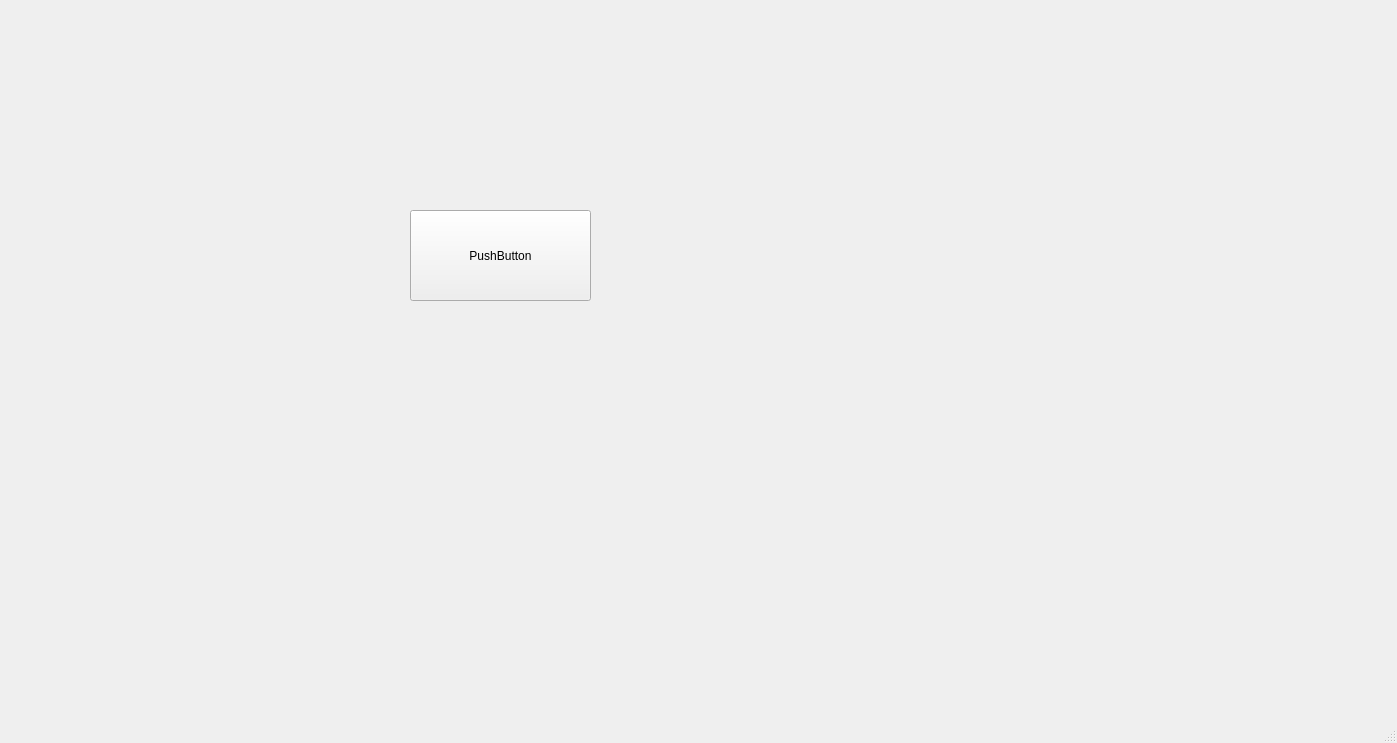
<?xml version="1.0" encoding="UTF-8"?>
<ui version="4.0">
 <class>MainWindow</class>
 <widget class="QMainWindow" name="MainWindow">
  <property name="geometry">
   <rect>
    <x>0</x>
    <y>0</y>
    <width>1397</width>
    <height>743</height>
   </rect>
  </property>
  <property name="windowTitle">
   <string>MainWindow</string>
  </property>
  <widget class="QWidget" name="centralwidget">
   <widget class="QPushButton" name="pushButton">
    <property name="geometry">
     <rect>
      <x>410</x>
      <y>210</y>
      <width>181</width>
      <height>91</height>
     </rect>
    </property>
    <property name="text">
     <string>PushButton</string>
    </property>
   </widget>
  </widget>
  <widget class="QMenuBar" name="menubar">
   <property name="geometry">
    <rect>
     <x>0</x>
     <y>0</y>
     <width>1397</width>
     <height>21</height>
    </rect>
   </property>
  </widget>
  <widget class="QStatusBar" name="statusbar"/>
 </widget>
 <resources/>
 <connections/>
</ui>
